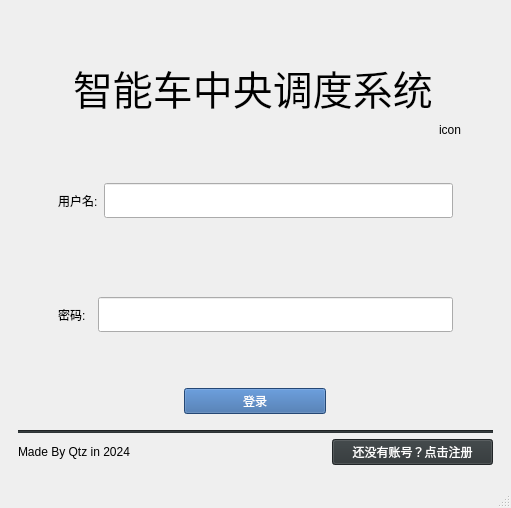
<?xml version="1.0" encoding="UTF-8"?>
<ui version="4.0">
 <class>MainWindow</class>
 <widget class="QMainWindow" name="MainWindow">
  <property name="geometry">
   <rect>
    <x>0</x>
    <y>0</y>
    <width>511</width>
    <height>508</height>
   </rect>
  </property>
  <property name="windowTitle">
   <string>MainWindow</string>
  </property>
  <widget class="QWidget" name="centralwidget">
   <layout class="QGridLayout" name="gridLayout">
    <item row="0" column="0">
     <widget class="QWidget" name="widget" native="true">
      <layout class="QGridLayout" name="gridLayout_2">
       <item row="1" column="4">
        <spacer name="horizontalSpacer_2">
         <property name="orientation">
          <enum>Qt::Horizontal</enum>
         </property>
         <property name="sizeType">
          <enum>QSizePolicy::Expanding</enum>
         </property>
         <property name="sizeHint" stdset="0">
          <size>
           <width>40</width>
           <height>20</height>
          </size>
         </property>
        </spacer>
       </item>
       <item row="1" column="0">
        <spacer name="horizontalSpacer">
         <property name="orientation">
          <enum>Qt::Horizontal</enum>
         </property>
         <property name="sizeHint" stdset="0">
          <size>
           <width>40</width>
           <height>20</height>
          </size>
         </property>
        </spacer>
       </item>
       <item row="2" column="4">
        <widget class="QLabel" name="icon">
         <property name="text">
          <string>icon         </string>
         </property>
        </widget>
       </item>
       <item row="0" column="1">
        <spacer name="verticalSpacer_2">
         <property name="orientation">
          <enum>Qt::Vertical</enum>
         </property>
         <property name="sizeType">
          <enum>QSizePolicy::Fixed</enum>
         </property>
         <property name="sizeHint" stdset="0">
          <size>
           <width>20</width>
           <height>40</height>
          </size>
         </property>
        </spacer>
       </item>
       <item row="1" column="1">
        <widget class="QLabel" name="label">
         <property name="font">
          <font>
           <family>Umpush</family>
           <pointsize>30</pointsize>
           <weight>9</weight>
           <italic>false</italic>
           <bold>false</bold>
          </font>
         </property>
         <property name="styleSheet">
          <string notr="true">font: 75 30pt &quot;Umpush&quot;;</string>
         </property>
         <property name="text">
          <string>智能车中央调度系统</string>
         </property>
         <property name="scaledContents">
          <bool>false</bool>
         </property>
         <property name="wordWrap">
          <bool>true</bool>
         </property>
         <property name="openExternalLinks">
          <bool>false</bool>
         </property>
        </widget>
       </item>
      </layout>
     </widget>
    </item>
    <item row="2" column="0">
     <spacer name="verticalSpacer">
      <property name="orientation">
       <enum>Qt::Vertical</enum>
      </property>
      <property name="sizeType">
       <enum>QSizePolicy::Fixed</enum>
      </property>
      <property name="sizeHint" stdset="0">
       <size>
        <width>20</width>
        <height>10</height>
       </size>
      </property>
     </spacer>
    </item>
    <item row="1" column="0">
     <widget class="QWidget" name="widget_3" native="true">
      <layout class="QVBoxLayout" name="verticalLayout_3">
       <item>
        <layout class="QHBoxLayout" name="horizontalLayout_2">
         <item>
          <spacer name="horizontalSpacer_3">
           <property name="orientation">
            <enum>Qt::Horizontal</enum>
           </property>
           <property name="sizeType">
            <enum>QSizePolicy::Fixed</enum>
           </property>
           <property name="sizeHint" stdset="0">
            <size>
             <width>40</width>
             <height>20</height>
            </size>
           </property>
          </spacer>
         </item>
         <item>
          <widget class="QLabel" name="namelab">
           <property name="styleSheet">
            <string notr="true">font: 75 15pt &quot;Ubuntu Mono&quot;;</string>
           </property>
           <property name="text">
            <string>用户名:</string>
           </property>
          </widget>
         </item>
         <item>
          <widget class="QLineEdit" name="username">
           <property name="minimumSize">
            <size>
             <width>0</width>
             <height>35</height>
            </size>
           </property>
           <property name="font">
            <font>
             <pointsize>13</pointsize>
            </font>
           </property>
          </widget>
         </item>
         <item>
          <spacer name="horizontalSpacer_4">
           <property name="orientation">
            <enum>Qt::Horizontal</enum>
           </property>
           <property name="sizeType">
            <enum>QSizePolicy::Fixed</enum>
           </property>
           <property name="sizeHint" stdset="0">
            <size>
             <width>40</width>
             <height>20</height>
            </size>
           </property>
          </spacer>
         </item>
        </layout>
       </item>
      </layout>
     </widget>
    </item>
    <item row="3" column="0">
     <widget class="QWidget" name="widget_4" native="true">
      <layout class="QVBoxLayout" name="verticalLayout">
       <item>
        <layout class="QHBoxLayout" name="horizontalLayout">
         <item>
          <spacer name="horizontalSpacer_5">
           <property name="orientation">
            <enum>Qt::Horizontal</enum>
           </property>
           <property name="sizeType">
            <enum>QSizePolicy::Fixed</enum>
           </property>
           <property name="sizeHint" stdset="0">
            <size>
             <width>40</width>
             <height>20</height>
            </size>
           </property>
          </spacer>
         </item>
         <item>
          <widget class="QLabel" name="paslab">
           <property name="styleSheet">
            <string notr="true">font: 75 15pt &quot;Ubuntu Mono&quot;;</string>
           </property>
           <property name="text">
            <string>密码:  </string>
           </property>
          </widget>
         </item>
         <item>
          <widget class="QLineEdit" name="password">
           <property name="minimumSize">
            <size>
             <width>0</width>
             <height>35</height>
            </size>
           </property>
           <property name="font">
            <font>
             <pointsize>13</pointsize>
            </font>
           </property>
          </widget>
         </item>
         <item>
          <spacer name="horizontalSpacer_6">
           <property name="orientation">
            <enum>Qt::Horizontal</enum>
           </property>
           <property name="sizeType">
            <enum>QSizePolicy::Fixed</enum>
           </property>
           <property name="sizeHint" stdset="0">
            <size>
             <width>40</width>
             <height>20</height>
            </size>
           </property>
          </spacer>
         </item>
        </layout>
       </item>
      </layout>
     </widget>
    </item>
    <item row="5" column="0">
     <widget class="QWidget" name="widget_2" native="true">
      <layout class="QGridLayout" name="gridLayout_3">
       <item row="0" column="0">
        <spacer name="horizontalSpacer_7">
         <property name="orientation">
          <enum>Qt::Horizontal</enum>
         </property>
         <property name="sizeType">
          <enum>QSizePolicy::Fixed</enum>
         </property>
         <property name="sizeHint" stdset="0">
          <size>
           <width>160</width>
           <height>20</height>
          </size>
         </property>
        </spacer>
       </item>
       <item row="3" column="3">
        <widget class="QPushButton" name="signup">
         <property name="styleSheet">
          <string notr="true">color: rgb(255, 255, 255);
background-color: rgb(46, 52, 54);</string>
         </property>
         <property name="text">
          <string>还没有账号？点击注册</string>
         </property>
        </widget>
       </item>
       <item row="2" column="0" colspan="4">
        <widget class="Line" name="line">
         <property name="styleSheet">
          <string notr="true">background-color: rgb(46, 52, 54);</string>
         </property>
         <property name="orientation">
          <enum>Qt::Horizontal</enum>
         </property>
        </widget>
       </item>
       <item row="0" column="3">
        <spacer name="horizontalSpacer_8">
         <property name="orientation">
          <enum>Qt::Horizontal</enum>
         </property>
         <property name="sizeType">
          <enum>QSizePolicy::Fixed</enum>
         </property>
         <property name="sizeHint" stdset="0">
          <size>
           <width>161</width>
           <height>20</height>
          </size>
         </property>
        </spacer>
       </item>
       <item row="0" column="1" colspan="2">
        <widget class="QPushButton" name="login">
         <property name="styleSheet">
          <string notr="true">font: 75 14pt &quot;Ubuntu Mono&quot;;
background-color: rgb(52, 101, 164);
color: rgb(255, 255, 255);</string>
         </property>
         <property name="text">
          <string>登录</string>
         </property>
        </widget>
       </item>
       <item row="3" column="0">
        <widget class="QLabel" name="label_2">
         <property name="text">
          <string>Made By Qtz in 2024</string>
         </property>
        </widget>
       </item>
       <item row="1" column="0" colspan="4">
        <spacer name="verticalSpacer_5">
         <property name="orientation">
          <enum>Qt::Vertical</enum>
         </property>
         <property name="sizeType">
          <enum>QSizePolicy::Fixed</enum>
         </property>
         <property name="sizeHint" stdset="0">
          <size>
           <width>20</width>
           <height>10</height>
          </size>
         </property>
        </spacer>
       </item>
      </layout>
     </widget>
    </item>
    <item row="4" column="0">
     <spacer name="verticalSpacer_4">
      <property name="orientation">
       <enum>Qt::Vertical</enum>
      </property>
      <property name="sizeType">
       <enum>QSizePolicy::Fixed</enum>
      </property>
      <property name="sizeHint" stdset="0">
       <size>
        <width>20</width>
        <height>10</height>
       </size>
      </property>
     </spacer>
    </item>
   </layout>
  </widget>
  <widget class="QStatusBar" name="statusbar"/>
 </widget>
 <resources/>
 <connections/>
</ui>
